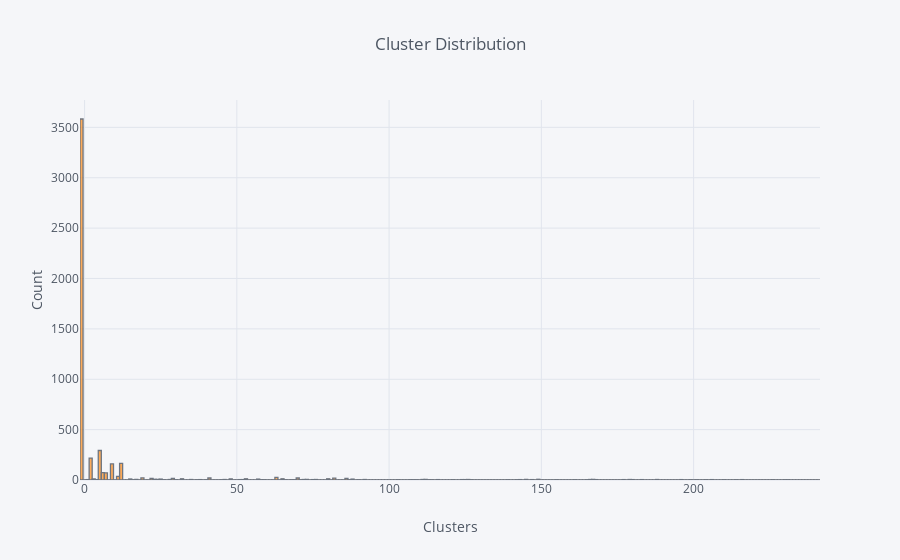

This figure's notebook cell:
### Code cell
# ----- Plot distribution of labels
df['label'].iplot(kind='hist', bins=243, xTitle='Clusters', yTitle='Count', title='Cluster Distribution')

### Figure 1 — Plotly figure (JSON) as saved in the notebook; plotly's stock layout.template omitted (floating-point values rounded to 4 significant figures; data arrays with more than 128 entries replaced by an {"elided": "..."} marker saying what was removed)
{"data": [{"histfunc": "count", "histnorm": "", "marker": {"color": "rgba(255, 153, 51, 1.0)", "line": {"color": "#4D5663", "width": 1.3}}, "name": "label", "nbinsx": 243, "opacity": 0.8, "orientation": "v", "type": "histogram", "uid": "4a30c70d-273a-4720-8fdd-9a849679619b", "x": {"elided": "5433 int values"}}], "layout": {"barmode": "overlay", "legend": {"bgcolor": "#F5F6F9", "font": {"color": "#4D5663"}}, "paper_bgcolor": "#F5F6F9", "plot_bgcolor": "#F5F6F9", "title": {"font": {"color": "#4D5663"}, "text": "Cluster Distribution"}, "xaxis": {"gridcolor": "#E1E5ED", "showgrid": true, "tickfont": {"color": "#4D5663"}, "title": {"font": {"color": "#4D5663"}, "text": "Clusters"}, "zerolinecolor": "#E1E5ED"}, "yaxis": {"gridcolor": "#E1E5ED", "showgrid": true, "tickfont": {"color": "#4D5663"}, "title": {"font": {"color": "#4D5663"}, "text": "Count"}, "zerolinecolor": "#E1E5ED"}}}
